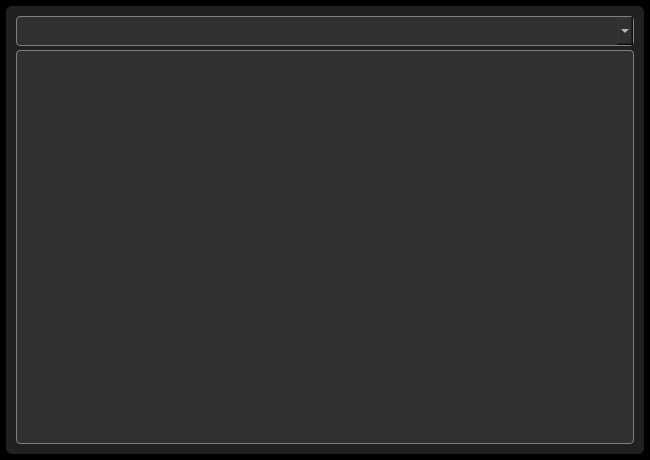
<?xml version="1.0" encoding="UTF-8"?>
<ui version="4.0">
 <class>WhatsNewDialog</class>
 <widget class="QDialog" name="WhatsNewDialog">
  <property name="geometry">
   <rect>
    <x>0</x>
    <y>0</y>
    <width>650</width>
    <height>460</height>
   </rect>
  </property>
  <property name="minimumSize">
   <size>
    <width>650</width>
    <height>460</height>
   </size>
  </property>
  <property name="maximumSize">
   <size>
    <width>650</width>
    <height>460</height>
   </size>
  </property>
  <property name="windowTitle">
   <string/>
  </property>
  <property name="windowIcon">
   <iconset resource="../../resources.qrc">
    <normaloff>:/PNG/IMG/info.png</normaloff>:/PNG/IMG/info.png</iconset>
  </property>
  <property name="styleSheet">
   <string notr="true">QMainWindow{
background-color: #000000;
}

QWidget{
background-color: #000000;
}

QGroupBox{
background-color: #212121;
border: none;
padding: 4px;
border-radius: 6px;
color: white;
}

QPushButton{
background-color: #303030;
border: 2px solid gray;
border-radius: 4px;
color: white;
}
QPushButton:hover{
border-color: white;
}

QLineEdit{
background-color: #303030;
border: 1px solid gray;
border-radius: 4px;
color: white;
}
QLineEdit:focus{
border-color: white;
}

QTextEdit{
background-color: #303030;
border: 1px solid gray;
border-radius: 4px;
color: white;
}
QTextEdit:focus{
border-color: white;
}

QLabel{
color: white;
background: transparent;
}

QListWidget{
background: transparent;
border: 1px solid gray;
border-radius: 6px;
padding: 6px;
}
QListWidget::item{
background-color: rgba(255,255,255,50);
border: none;
color: white;
border-radius: 6px;
padding: 6px;
margin-top: 6px;
}
QListWidget::item:hover{
background-color: rgba(255,255,255,100);
}

QCheckBox{
background: transparent;
color: white;
}
QCheckBox::indicator{
width:24px;
height: 24px;
border: 1px solid gray;
border-radius: 4px;
}
QCheckBox::indicator:hecked{
image: url(:/PNG/IMG/done.png);
}
QCheckBox::indicator:unchecked{
image: none;
}

QTabWidget::pane{
background: transparent;
border: none;
padding: 4px;
border-radius: 6px;
}
QTabBar::tab{
background-color: #303030;
border: 2px solid gray;
border-radius: 4px;
color: white;
padding-left: 6px;
padding-right: 6px;
padding-top: 3px;
padding-bottom: 3px;
margin-left: 2px;
}
QTabBar::tab:hover{
border-color: white;
}
QTabBar::tab:selected{
border-color: white;
}

QScrollBar:vertical {        
border: none;
width:14px;
background-color: #212121;
margin: 0px 0px 0px 0px;
padding-left: 6px;
}
QScrollBar::handle:vertical{
background: gray;
border-radius: 4px;
min-height: 20px;
}
QScrollBar::add-line:vertical {
background-color: #212121;
height: 0px;
subcontrol-position: bottom;
subcontrol-origin: margin;
}
QScrollBar::sub-line:vertical {
background-color: #212121;
height: 0 px;
subcontrol-position: top;
subcontrol-origin: margin;
}
QScrollBar::add-page:vertical{
background-color: #212121;
}
QScrollBar::sub-page:vertical{
background-color: #212121;
}

QScrollBar:horizontal {        
border: none;
height:14px;
background-color: #212121;
margin: 0px 0px 0px 0px;
padding-top: 6px;
}
QScrollBar::handle:horizontal{
background: gray;
border-radius: 4px;
min-width: 20px;
}
QScrollBar::add-line:horizontal {
background-color: #212121;
height: 0px;
subcontrol-position: bottom;
subcontrol-origin: margin;
}
QScrollBar::sub-line:horizontal {
background-color: #212121;
height: 0 px;
subcontrol-position: top;
subcontrol-origin: margin;
}
QScrollBar::add-page:horizontal{
background-color: #212121;
}
QScrollBar::sub-page:horizontal{
background-color: #212121;
}

QComboBox{
background-color: #303030;
border: 1px solid gray;
border-radius: 4px;
color: white;
}
QComboBox QAbstractItemView{
color: white;
background-color: black;
}

QTableView{
background-color: #212121;
border: 1px solid gray;
border-radius: 6px;
color: white;
}

QDoubleSpinBox{
background-color: #303030;
border: 1px solid gray;
border-radius: 4px;
color: white;
}</string>
  </property>
  <layout class="QGridLayout" name="gridLayout">
   <property name="leftMargin">
    <number>6</number>
   </property>
   <property name="topMargin">
    <number>6</number>
   </property>
   <property name="rightMargin">
    <number>6</number>
   </property>
   <property name="bottomMargin">
    <number>6</number>
   </property>
   <property name="spacing">
    <number>4</number>
   </property>
   <item row="0" column="0">
    <widget class="QGroupBox" name="groupBox">
     <property name="title">
      <string/>
     </property>
     <layout class="QGridLayout" name="gridLayout_2">
      <property name="leftMargin">
       <number>6</number>
      </property>
      <property name="topMargin">
       <number>6</number>
      </property>
      <property name="rightMargin">
       <number>6</number>
      </property>
      <property name="bottomMargin">
       <number>6</number>
      </property>
      <property name="spacing">
       <number>4</number>
      </property>
      <item row="1" column="0">
       <widget class="QTextEdit" name="textEdit_whats_new">
        <property name="font">
         <font>
          <pointsize>14</pointsize>
         </font>
        </property>
        <property name="focusPolicy">
         <enum>Qt::ClickFocus</enum>
        </property>
        <property name="readOnly">
         <bool>true</bool>
        </property>
       </widget>
      </item>
      <item row="0" column="0">
       <widget class="QComboBox" name="comboBox_ver">
        <property name="minimumSize">
         <size>
          <width>0</width>
          <height>30</height>
         </size>
        </property>
        <property name="font">
         <font>
          <pointsize>14</pointsize>
         </font>
        </property>
        <property name="focusPolicy">
         <enum>Qt::ClickFocus</enum>
        </property>
       </widget>
      </item>
     </layout>
    </widget>
   </item>
  </layout>
 </widget>
 <resources>
  <include location="../../resources.qrc"/>
 </resources>
 <connections/>
</ui>
